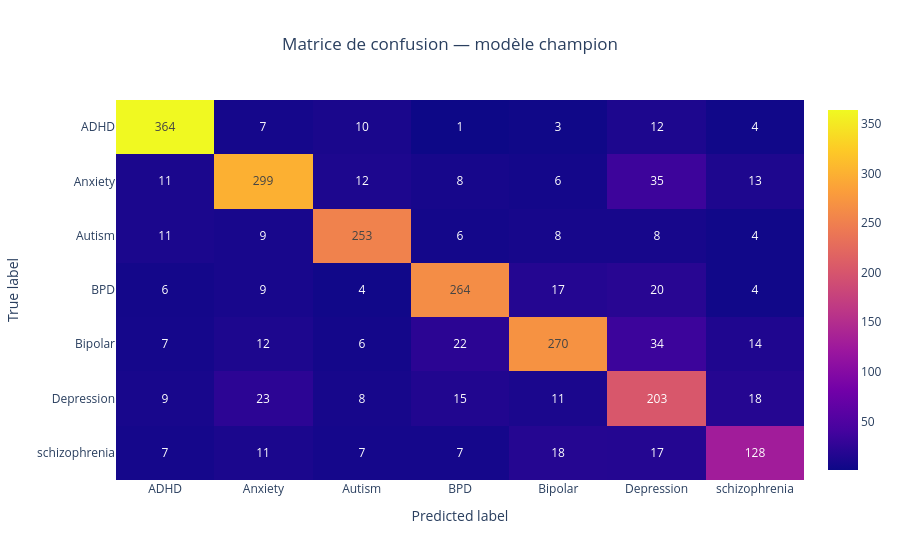

Notebook source saved alongside this figure:
### Code cell
# ============================================================
# PHASE 17 — CONFUSION MATRIX
# ============================================================

labels = sorted(y_test_final.unique())

cm = confusion_matrix(
    y_test_final,
    y_test_pred,
    labels=labels,
)

cm_df = pd.DataFrame(cm, index=labels, columns=labels)

display(cm_df)

cm_df.to_csv(CLASSICAL_TABLES_DIR / "confusion_matrix_final_test.csv")

fig = px.imshow(
    cm_df,
    text_auto=True,
    aspect="auto",
    template=PLOTLY_TEMPLATE,
    title="Matrice de confusion — modèle champion",
)

fig.update_layout(
    xaxis_title="Predicted label",
    yaxis_title="True label",
    title_x=0.5,
)

fig.write_html(str(CLASSICAL_FIGURES_DIR / "confusion_matrix_final_test.html"))
fig.show()

print("✅ Confusion matrix saved")

### Figure 1 — Plotly figure (JSON) as saved in the notebook; plotly's stock layout.template omitted (floating-point values rounded to 4 significant figures)
{"data": [{"coloraxis": "coloraxis", "hovertemplate": "x: %{x}<br>y: %{y}<br>color: %{z}<extra></extra>", "name": "0", "texttemplate": "%{z}", "type": "heatmap", "x": ["ADHD", "Anxiety", "Autism", "BPD", "Bipolar", "Depression", "schizophrenia"], "xaxis": "x", "y": ["ADHD", "Anxiety", "Autism", "BPD", "Bipolar", "Depression", "schizophrenia"], "yaxis": "y", "z": [[364, 7, 10, 1, 3, 12, 4], [11, 299, 12, 8, 6, 35, 13], [11, 9, 253, 6, 8, 8, 4], [6, 9, 4, 264, 17, 20, 4], [7, 12, 6, 22, 270, 34, 14], [9, 23, 8, 15, 11, 203, 18], [7, 11, 7, 7, 18, 17, 128]]}], "layout": {"coloraxis": {"colorscale": [[0, "#0d0887"], [0.1111, "#46039f"], [0.2222, "#7201a8"], [0.3333, "#9c179e"], [0.4444, "#bd3786"], [0.5556, "#d8576b"], [0.6667, "#ed7953"], [0.7778, "#fb9f3a"], [0.8889, "#fdca26"], [1, "#f0f921"]]}, "title": {"text": "Matrice de confusion — modèle champion", "x": 0.5}, "xaxis": {"anchor": "y", "domain": [0, 1], "title": {"text": "Predicted label"}}, "yaxis": {"anchor": "x", "autorange": "reversed", "domain": [0, 1], "title": {"text": "True label"}}}}
